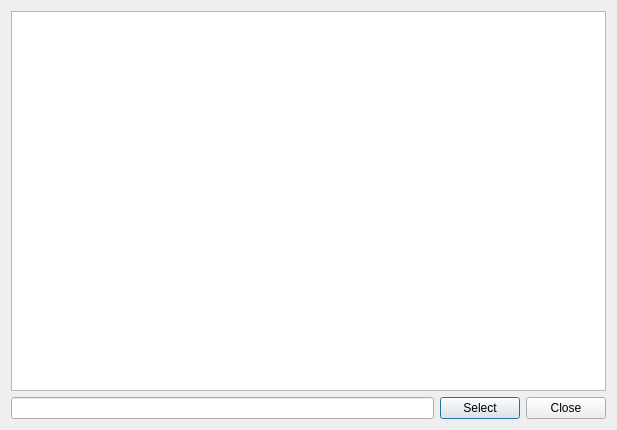
<?xml version="1.0" encoding="UTF-8"?>
<ui version="4.0">
 <class>SelectFileDialog</class>
 <widget class="QDialog" name="SelectFileDialog">
  <property name="geometry">
   <rect>
    <x>0</x>
    <y>0</y>
    <width>617</width>
    <height>430</height>
   </rect>
  </property>
  <property name="sizePolicy">
   <sizepolicy hsizetype="Expanding" vsizetype="Expanding">
    <horstretch>0</horstretch>
    <verstretch>0</verstretch>
   </sizepolicy>
  </property>
  <property name="baseSize">
   <size>
    <width>480</width>
    <height>640</height>
   </size>
  </property>
  <property name="windowTitle">
   <string>Select File</string>
  </property>
  <layout class="QGridLayout" name="gridLayout">
   <item row="0" column="0">
    <layout class="QVBoxLayout" name="verticalLayout">
     <item>
      <widget class="QTreeView" name="treeViewFolderExplorer"/>
     </item>
     <item>
      <layout class="QHBoxLayout" name="horizontalLayout">
       <item>
        <widget class="QLineEdit" name="lineEditFilePath"/>
       </item>
       <item>
        <widget class="QPushButton" name="pushButtonSelect">
         <property name="text">
          <string>Select</string>
         </property>
        </widget>
       </item>
       <item>
        <widget class="QPushButton" name="pushButtonClose">
         <property name="text">
          <string>Close</string>
         </property>
        </widget>
       </item>
      </layout>
     </item>
    </layout>
   </item>
  </layout>
 </widget>
 <resources/>
 <connections/>
</ui>
